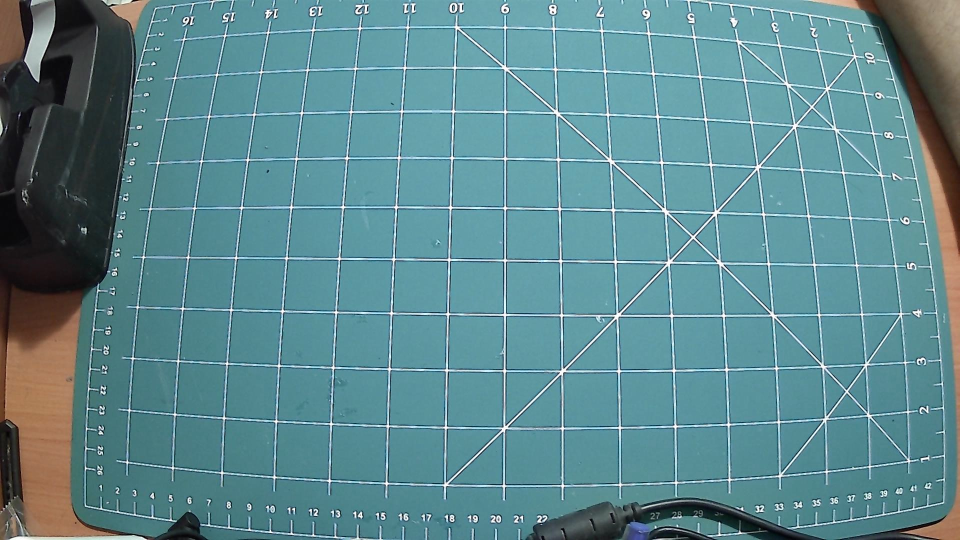
#> input picture Imagenes/background/fondo1.jpg, 1920 x 1080 px, found by its file name (shown at 1/2 size); its folder holds 2 pictures in this run
$ python borrar_fondo2.py
#> lines starting #> are read from the running program, lines starting #| are printed output that depends on the picture
import cv2 as cv
import numpy as np
import matplotlib.pyplot as plt
import os


path = 'D:\\DocumentosD\\Python\\Vision-artificial\\Imagenes\\background' #Ruta donde se encuentran las imagenes de referencia

def rz(image, width=None, height=None, inter=cv.INTER_AREA):
    dim = None
    (h, w) = image.shape[:2]

    if width is None and height is None:
        return image
    if width is None:
        r = height / float(h)
        dim = (int(w * r), height)
    else:
        r = width / float(w)
        dim = (width, int(h * r))

    return cv.resize(image, dim,  interpolation=inter)

#detect images
images = [] #Lista para guardar las imagenes
classNames = [] #Lista para guardar el nombre de las imagenes
myList = os.listdir(path) #Lista para la lectura de los archivos de la ruta de referencia

print('Total classes detected: ',len(myList)) #Imprime la cantidad de archivos que se encuentran en la ruta

for cl in myList: #Para todos los archivos dentro de la ruta se guardan como imagen en escala de grises

    imgCur = rz(cv.imread(f'{path}\\{cl}'),width=400) #funcion para leer la imagen en escala de grises
#> in rz, `return cv.resize(image, dim,  interpolation=inter)`:
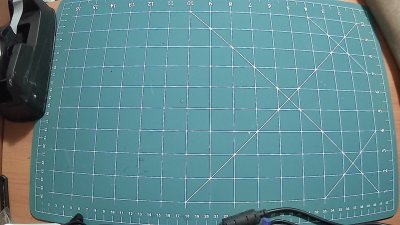
#> returned value: shape (225, 400, 3); mean of channels 0, 1, 2 143.1, 136.9, 93.4; drawn as B, G, R
    images.append(imgCur) #Se anexan a la lista de imagenes
    classNames.append(os.path.splitext(cl)[0]) #se anexa el nombre de la imagen a la lista de nombres
#> pass 2 of the loop `for cl in myList:`:
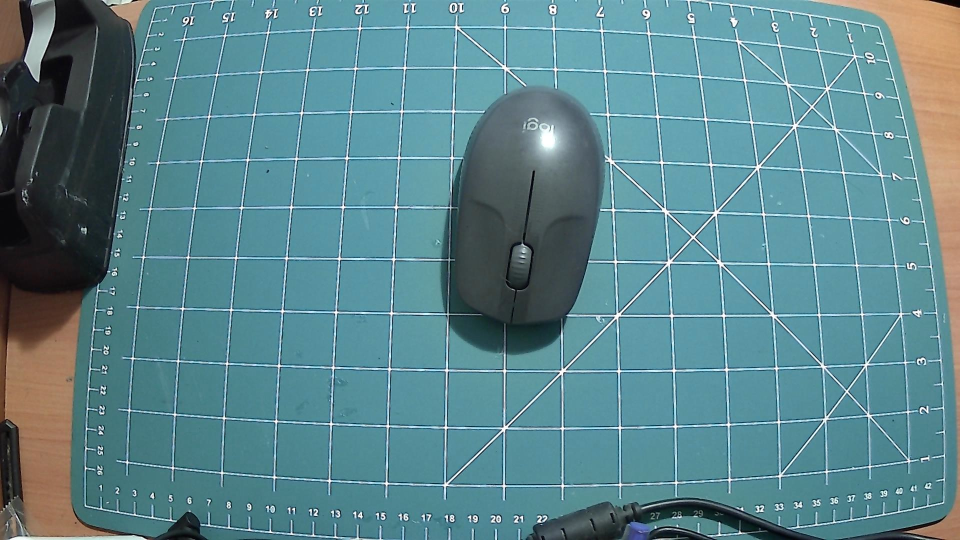
#> input picture Imagenes/background/fondo2.jpg, 1920 x 1080 px, found by its file name (shown at 1/2 size)
#> in rz (call 2), `return cv.resize(image, dim,  interpolation=inter)`:
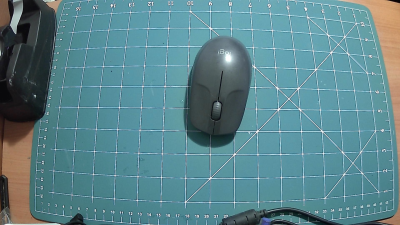
#> returned value: shape (225, 400, 3); mean of channels 0, 1, 2 140.9, 133.5, 91.4; drawn as B, G, R
print(classNames) #se imprimen los nombres de las imagenes

img1 = cv.subtract(images[0], images[1])
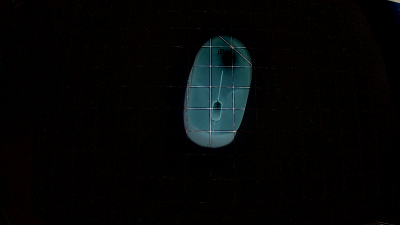
#> img1: shape (225, 400, 3); mean of channels 0, 1, 2 6, 5.9, 4.8; drawn as B, G, R
img2 = cv.absdiff(images[0], images[1])
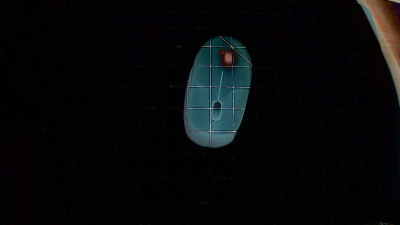
#> img2: shape (225, 400, 3); mean of channels 0, 1, 2 9.8, 8.4, 7.7; drawn as B, G, R
h1 = np.hstack((images[0], images[1]))
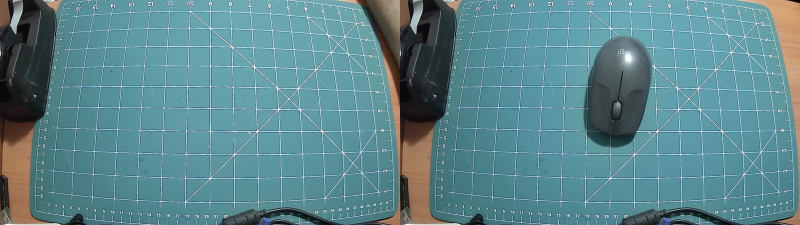
#> h1: shape (225, 800, 3); mean of channels 0, 1, 2 142, 135.2, 92.4; drawn as B, G, R
h2 = np.hstack((img1, img2))
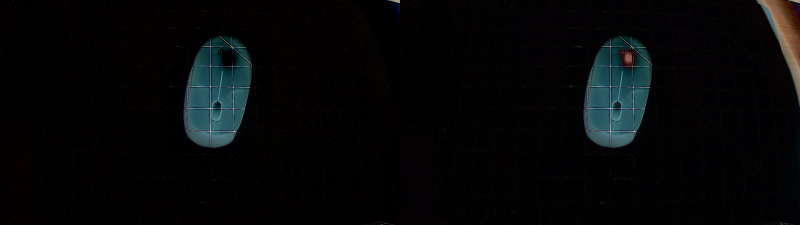
#> h2: shape (225, 800, 3); mean of channels 0, 1, 2 7.9, 7.1, 6.3; drawn as B, G, R
v = np.vstack((h1,h2))
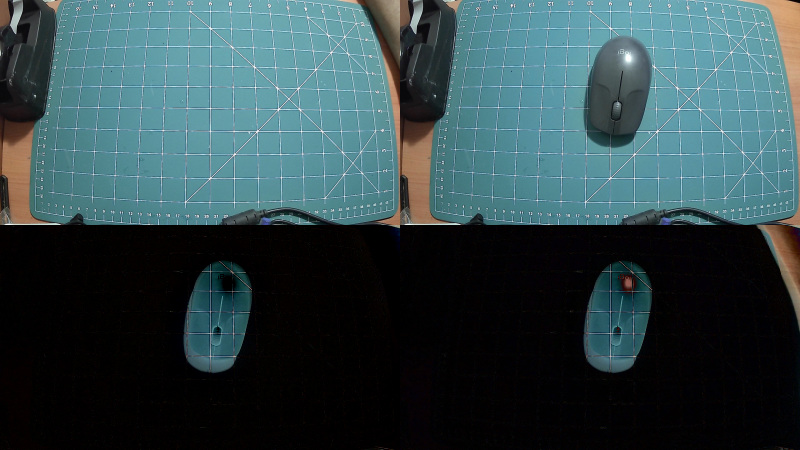
#> v: shape (450, 800, 3); mean of channels 0, 1, 2 74.9, 71.2, 49.3; drawn as B, G, R

cv.imshow('imagen',v)
cv.waitKey()
cv.destroyAllWindows()
